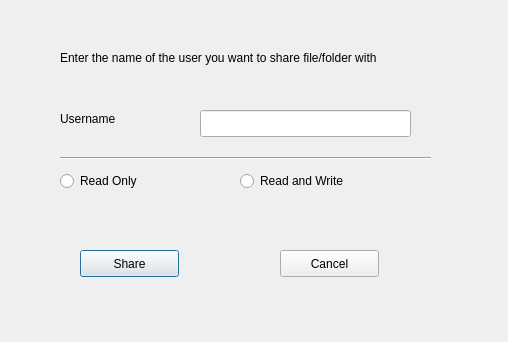
<?xml version="1.0" encoding="UTF-8"?>
<ui version="4.0">
 <class>share</class>
 <widget class="QDialog" name="share">
  <property name="geometry">
   <rect>
    <x>0</x>
    <y>0</y>
    <width>508</width>
    <height>342</height>
   </rect>
  </property>
  <property name="windowTitle">
   <string>Dialog</string>
  </property>
  <widget class="QLabel" name="label">
   <property name="geometry">
    <rect>
     <x>60</x>
     <y>110</y>
     <width>81</width>
     <height>17</height>
    </rect>
   </property>
   <property name="text">
    <string>Username</string>
   </property>
  </widget>
  <widget class="QLineEdit" name="lineEdit">
   <property name="geometry">
    <rect>
     <x>200</x>
     <y>110</y>
     <width>211</width>
     <height>27</height>
    </rect>
   </property>
  </widget>
  <widget class="QLabel" name="label_2">
   <property name="geometry">
    <rect>
     <x>60</x>
     <y>50</y>
     <width>421</width>
     <height>16</height>
    </rect>
   </property>
   <property name="text">
    <string>Enter the name of the user you want to share file/folder with</string>
   </property>
  </widget>
  <widget class="QRadioButton" name="radioButton">
   <property name="geometry">
    <rect>
     <x>60</x>
     <y>170</y>
     <width>117</width>
     <height>22</height>
    </rect>
   </property>
   <property name="text">
    <string>Read Only </string>
   </property>
  </widget>
  <widget class="QRadioButton" name="radioButton_2">
   <property name="geometry">
    <rect>
     <x>240</x>
     <y>170</y>
     <width>151</width>
     <height>22</height>
    </rect>
   </property>
   <property name="text">
    <string>Read and Write</string>
   </property>
  </widget>
  <widget class="QPushButton" name="pushButton">
   <property name="geometry">
    <rect>
     <x>80</x>
     <y>250</y>
     <width>99</width>
     <height>27</height>
    </rect>
   </property>
   <property name="text">
    <string>Share</string>
   </property>
  </widget>
  <widget class="QPushButton" name="pushButton_2">
   <property name="geometry">
    <rect>
     <x>280</x>
     <y>250</y>
     <width>99</width>
     <height>27</height>
    </rect>
   </property>
   <property name="text">
    <string>Cancel</string>
   </property>
  </widget>
  <widget class="Line" name="line">
   <property name="geometry">
    <rect>
     <x>60</x>
     <y>150</y>
     <width>371</width>
     <height>16</height>
    </rect>
   </property>
   <property name="orientation">
    <enum>Qt::Horizontal</enum>
   </property>
  </widget>
 </widget>
 <resources/>
 <connections/>
</ui>
